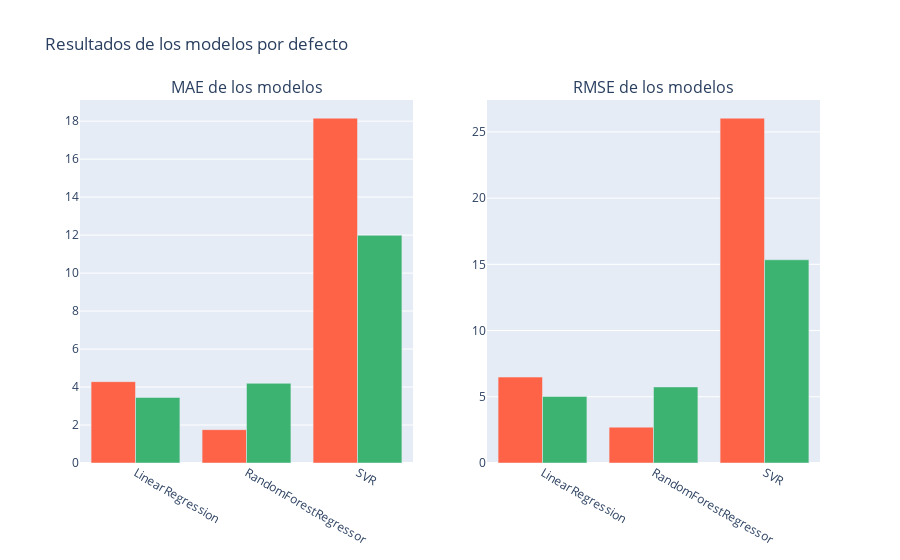
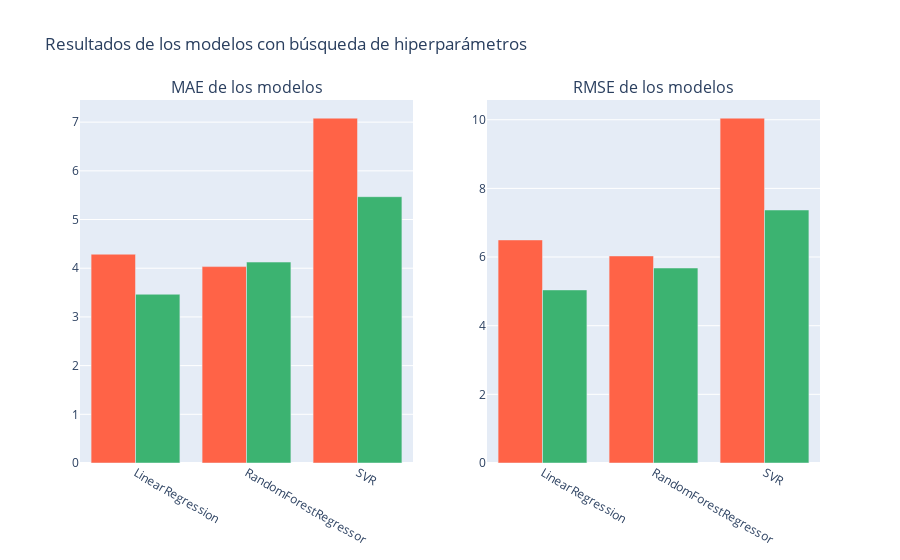

The notebook cell saved with these charts, in order:
### Markdown cell above
Gracias a ello, tenemos los siguientes resultados:

### Code cell
print('============================== Resultados por defecto ==============================')
display(model_result_default)
get_model_performance_graphic(
    model_result_default, 'Resultados de los modelos por defecto')

print('==================== Resultados con búsqueda de hiperparámetros ====================')
display(model_result_hyperparameters)
get_model_performance_graphic(model_result_hyperparameters,
                              'Resultados de los modelos con búsqueda de hiperparámetros')

### Figure 1 — Plotly figure (JSON) as saved in the notebook; plotly's stock layout.template omitted (floating-point values rounded to 4 significant figures)
{"data": [{"marker": {"color": "tomato"}, "name": "Train", "type": "bar", "x": ["LinearRegression", "RandomForestRegressor", "SVR"], "xaxis": "x", "y": [4.284, 1.755, 18.16], "yaxis": "y"}, {"marker": {"color": "mediumseagreen"}, "name": "Test", "type": "bar", "x": ["LinearRegression", "RandomForestRegressor", "SVR"], "xaxis": "x", "y": [3.451, 4.197, 11.99], "yaxis": "y"}, {"marker": {"color": "tomato"}, "name": "Train", "type": "bar", "x": ["LinearRegression", "RandomForestRegressor", "SVR"], "xaxis": "x2", "y": [6.488, 2.709, 26.04], "yaxis": "y2"}, {"marker": {"color": "mediumseagreen"}, "name": "Test", "type": "bar", "x": ["LinearRegression", "RandomForestRegressor", "SVR"], "xaxis": "x2", "y": [5.026, 5.744, 15.34], "yaxis": "y2"}], "layout": {"annotations": [{"font": {"size": 16}, "showarrow": false, "text": "MAE de los modelos", "x": 0.225, "xanchor": "center", "xref": "paper", "y": 1, "yanchor": "bottom", "yref": "paper"}, {"font": {"size": 16}, "showarrow": false, "text": "RMSE de los modelos", "x": 0.775, "xanchor": "center", "xref": "paper", "y": 1, "yanchor": "bottom", "yref": "paper"}], "showlegend": false, "title": {"text": "Resultados de los modelos por defecto"}, "xaxis": {"anchor": "y", "domain": [0, 0.45]}, "xaxis2": {"anchor": "y2", "domain": [0.55, 1]}, "yaxis": {"anchor": "x", "domain": [0, 1]}, "yaxis2": {"anchor": "x2", "domain": [0, 1]}}}

### Figure 2 — Plotly figure (JSON) as saved in the notebook; plotly's stock layout.template omitted (floating-point values rounded to 4 significant figures)
{"data": [{"marker": {"color": "tomato"}, "name": "Train", "type": "bar", "x": ["LinearRegression", "RandomForestRegressor", "SVR"], "xaxis": "x", "y": [4.288, 4.033, 7.082], "yaxis": "y"}, {"marker": {"color": "mediumseagreen"}, "name": "Test", "type": "bar", "x": ["LinearRegression", "RandomForestRegressor", "SVR"], "xaxis": "x", "y": [3.465, 4.126, 5.469], "yaxis": "y"}, {"marker": {"color": "tomato"}, "name": "Train", "type": "bar", "x": ["LinearRegression", "RandomForestRegressor", "SVR"], "xaxis": "x2", "y": [6.498, 6.032, 10.05], "yaxis": "y2"}, {"marker": {"color": "mediumseagreen"}, "name": "Test", "type": "bar", "x": ["LinearRegression", "RandomForestRegressor", "SVR"], "xaxis": "x2", "y": [5.042, 5.68, 7.37], "yaxis": "y2"}], "layout": {"annotations": [{"font": {"size": 16}, "showarrow": false, "text": "MAE de los modelos", "x": 0.225, "xanchor": "center", "xref": "paper", "y": 1, "yanchor": "bottom", "yref": "paper"}, {"font": {"size": 16}, "showarrow": false, "text": "RMSE de los modelos", "x": 0.775, "xanchor": "center", "xref": "paper", "y": 1, "yanchor": "bottom", "yref": "paper"}], "showlegend": false, "title": {"text": "Resultados de los modelos con búsqueda de hiperparámetros"}, "xaxis": {"anchor": "y", "domain": [0, 0.45]}, "xaxis2": {"anchor": "y2", "domain": [0.55, 1]}, "yaxis": {"anchor": "x", "domain": [0, 1]}, "yaxis2": {"anchor": "x2", "domain": [0, 1]}}}
